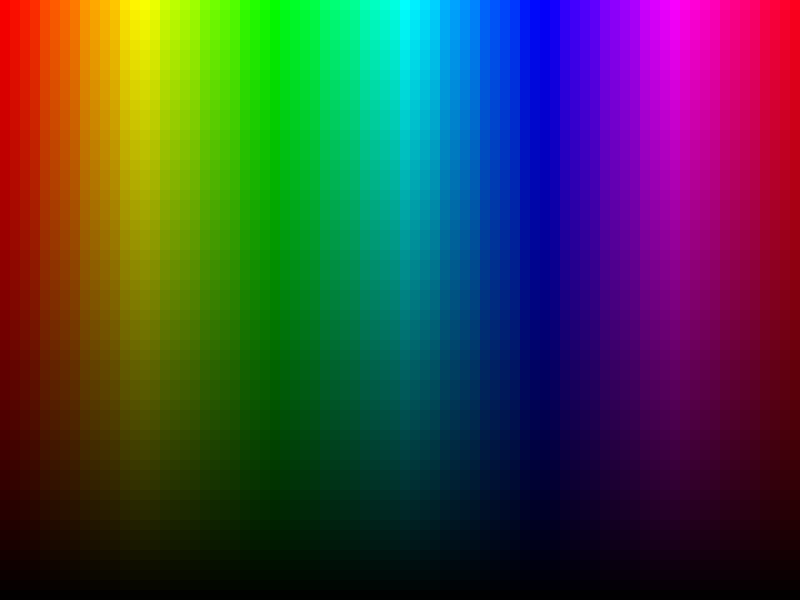
Frame 1 (no input)
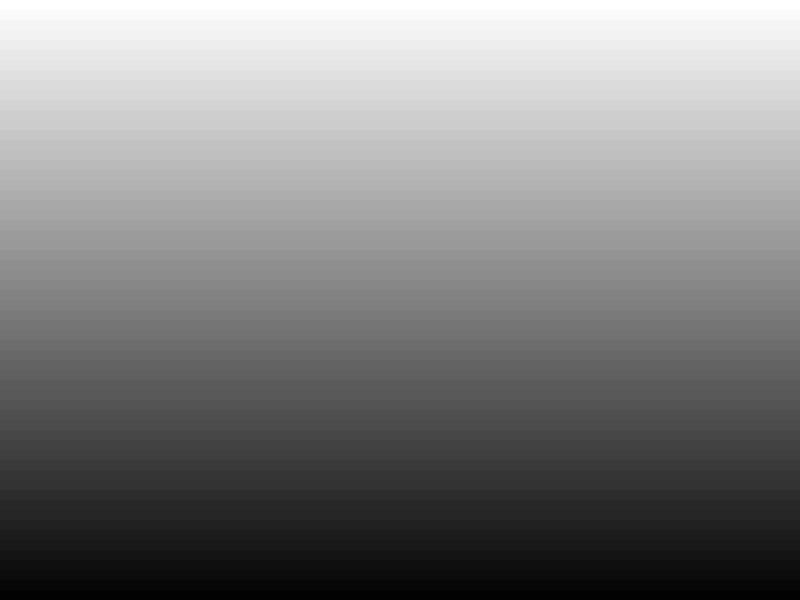
Frame 60 (the mouse pressed at the canvas centre just before this capture)
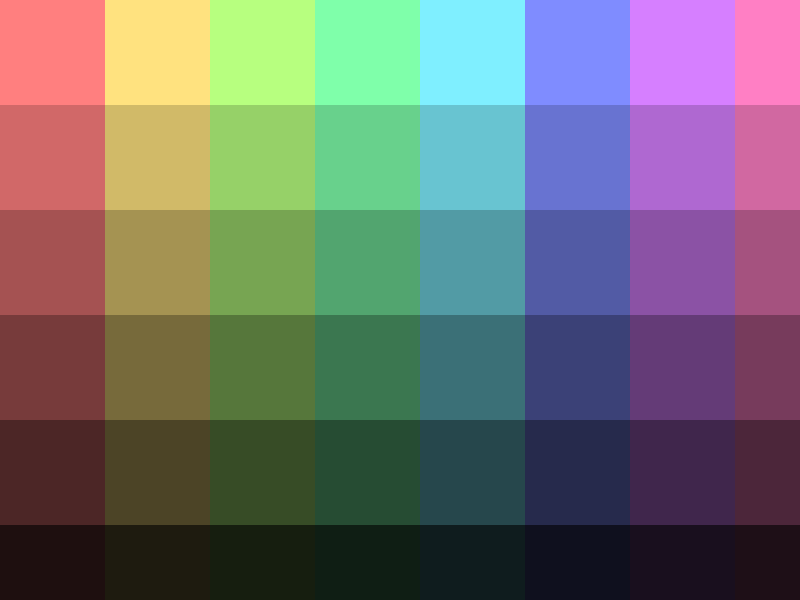
Frame 120 (the mouse held since frame 60 and released just before this capture)

The Processing sketch that drew these frames (run headless with seeded random() and noise(); from frame 60 on, the mouse is pressed at the canvas centre):

// Processing sketch: pixels_mouse_ix
// ── pixels_mouse_ix.pde
int gridSize = 10;
int xCount;
int yCount; 
int index = 0;
int plus = 10;
int sat = 100;
void setup() {
  size(800, 600);
  background(0);
  xCount = int(width/gridSize);
  yCount = int(height/gridSize);
  noStroke();
  colorMode(HSB, 100);
}

void draw() {
  for (int y = 0; y < yCount; y++) {
    for (int x = 0; x < xCount; x++) {
      int posX = x * gridSize;
      int posY = y * gridSize;
      int hue = int(map(posX, 0, width, 0, 100));
      int bri = int(map(posY, 0, height, 100, 0));
      fill(hue, sat, bri);
      rect(posX, posY, gridSize, gridSize);
    }
  }
  gridSize = int(map(mouseX, 0, width, 10, 200));
  sat = int(map(mouseY, 0, height, 0, 100));
}
